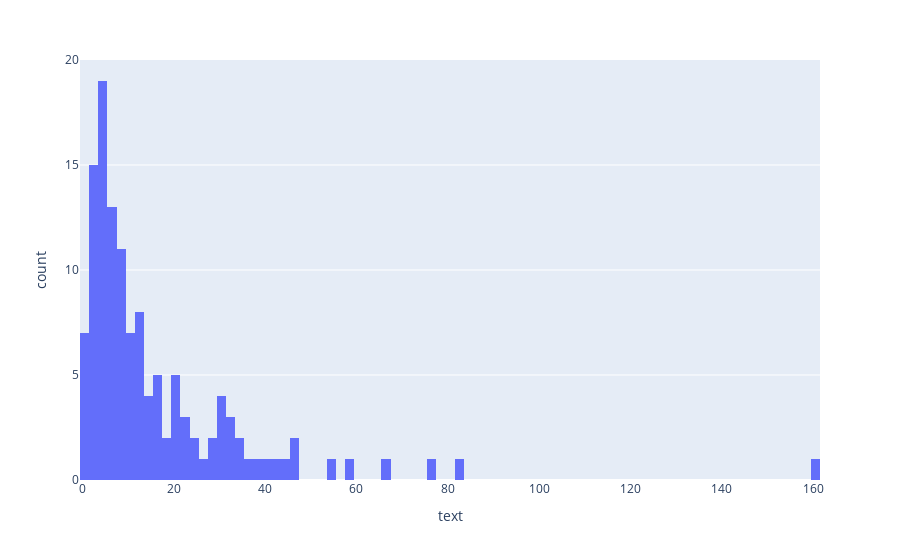

Notebook cell for this chart:
### Code cell
fig = px.histogram(df_trendings_counts_sample, x='text', nbins=100)
fig.show()

### Figure 1 — Plotly figure (JSON) as saved in the notebook; plotly's stock layout.template omitted (floating-point values rounded to 4 significant figures)
{"data": [{"alignmentgroup": "True", "bingroup": "x", "hovertemplate": "text=%{x}<br>count=%{y}<extra></extra>", "legendgroup": "", "marker": {"color": "#636efa", "pattern": {"shape": ""}}, "name": "", "nbinsx": 100, "offsetgroup": "", "orientation": "v", "showlegend": false, "type": "histogram", "x": [160, 83, 77, 66, 59, 55, 46, 46, 45, 43, 40, 39, 36, 35, 34, 33, 33, 32, 31, 31, 30, 30, 28, 28, 26, 25, 24, 23, 23, 23, 21, 21, 20, 20, 20, 18, 18, 17, 17, 16, 16, 16, 15, 15, 14, 14, 13, 13, 13, 13, 12, 12, 12, 12, 11, 11, 11, 10, 10, 10, 10, 9, 9, 9, 9, 8, 8, 8, 8, 8, 8, 8, 7, 7, 7, 7, 7, 7, 7, 7, 6, 6, 6, 6, 6, 5, 5, 5, 5, 5, 5, 5, 4, 4, 4, 4, 4, 4, 4, 4, 4, 4, 4, 4, 3, 3, 3, 3, 3, 3, 3, 3, 3, 3, 2, 2, 2, 2, 2, 1, 1, 1, 1, 1, 1, 1], "xaxis": "x", "yaxis": "y"}], "layout": {"autosize": true, "barmode": "relative", "legend": {"tracegroupgap": 0}, "margin": {"t": 60}, "xaxis": {"anchor": "y", "autorange": true, "domain": [0, 1], "range": [-0.5, 161.5], "title": {"text": "text"}, "type": "linear"}, "yaxis": {"anchor": "x", "autorange": true, "domain": [0, 1], "range": [0, 20], "title": {"text": "count"}}}}
